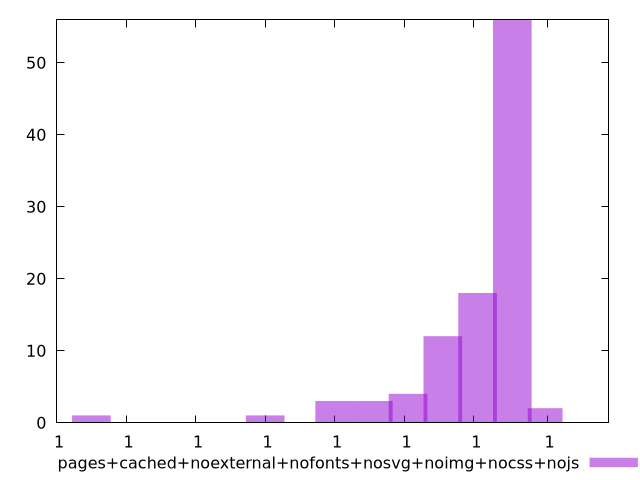

Reproduce this figure in gnuplot.
$_pagesCachedNoexternalNofontsNosvgNoimgNocssNojs <<EOF
0.9999999999999972 12
0.9999999999999992 56
0.9999999999999982 18
0.9999999999999921 1
0.9999999999999941 3
0.9999999999999871 1
0.9999999999999952 3
0.9999999999999962 4
1.0000000000000002 2
EOF
set key outside below
set terminal pngcairo
set output "report_00006_2020-11-02T20-21-41.718Z/bootup-time/pages+cached+noexternal+nofonts+nosvg+noimg+nocss+nojs//hist.png"
set yrange [0:56]
set boxwidth 1.0129873703669156e-15
set style fill transparent solid 0.5 noborder
plot $_pagesCachedNoexternalNofontsNosvgNoimgNocssNojs title "pages+cached+noexternal+nofonts+nosvg+noimg+nocss+nojs" with boxes ,
